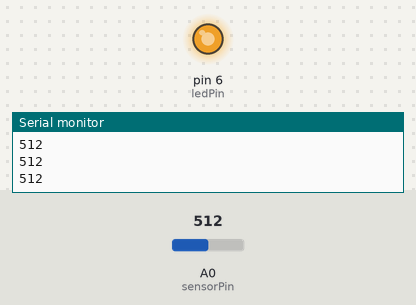
Recording of a sketch running on a simulated Arduino Uno, built with avr-gcc and run on an emulated ATmega328P. Shown: output pins drawn as LEDs (lit = HIGH), the last lines printed to the serial monitor. The test bench sets the inputs (shaded band); at power-on: A0 (sensorPin) = 512.

Above: at 1.2 s.
1.3 s: A0 (sensorPin) set to 716
At 1.8 s:
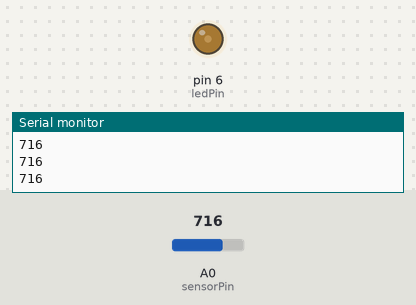
2.8 s: A0 (sensorPin) set to 900
At 3.1 s:
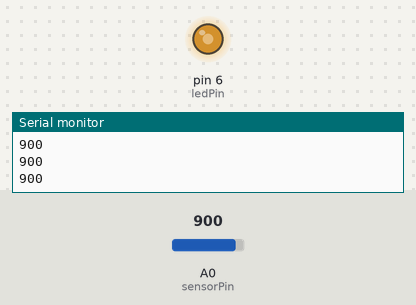
4.3 s: A0 (sensorPin) set to 306
At 5.5 s:
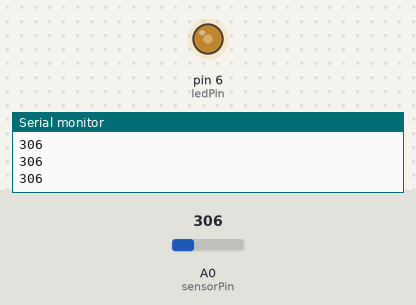
5.8 s: A0 (sensorPin) set to 0
At 6.9 s:
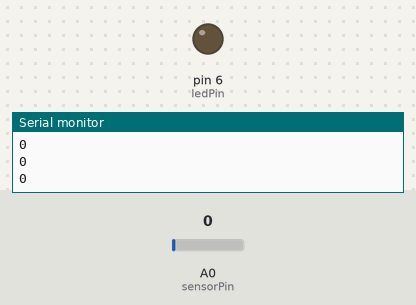
7.3 s: A0 (sensorPin) set to 511
At 8.2 s:
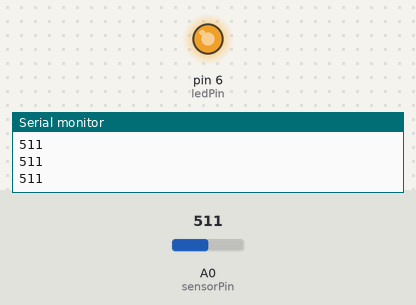
Timing chart, 0 to 9.8 s (numbered marks = the images above; inputs shaded):
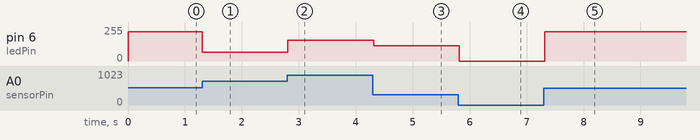

Measured:
- after the input at 1.3 s, pin 6 (ledPin): 218/255 → 64/255 at once
- after the input at 2.8 s, pin 6 (ledPin): 64/255 → 156/255 at once
- after the input at 4.3 s, pin 6 (ledPin): 156/255 → 115/255 at once
- after the input at 5.8 s, pin 6 (ledPin): 115/255 → 0/255 at once
- after the input at 7.3 s, pin 6 (ledPin): 0/255 → 218/255 at once

The sketch:

photoresistor.ino
```cpp
int sensorPin = A0;
int ledPin = 6;
int value;
void setup() {
  pinMode(sensorPin,INPUT);
  pinMode(ledPin, OUTPUT);
  Serial.begin(9600);
}

void loop() {
  value = analogRead(sensorPin);
  dimbaarLicht(value,670,75,ledPin);

  Serial.println(value);
  delay(100);
}

void dimbaarLicht(int input,int maxInput,int ledThreshold,int pin){
  if(input >ledThreshold){
    analogWrite(pin, (input-ledThreshold)/((maxInput-ledThreshold)/255));
  }
  else{
    digitalWrite(pin,LOW);
  }
}
```
